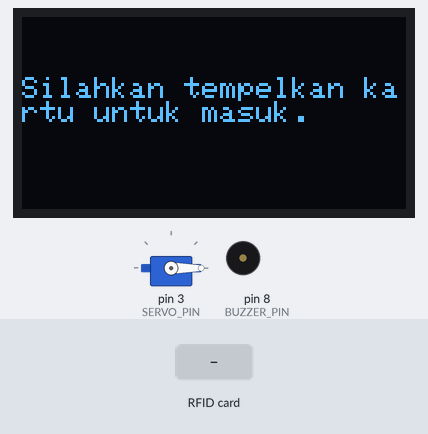
Bench run of a sketch on a simulated Arduino Uno, built with avr-gcc and run on an emulated ATmega328P. Parts: servo, 128×64 one-colour display, buzzer (waves = sounding, pin HIGH). The test bench sets the inputs (shaded band). Pins used as bus, display or sensor lines are not drawn; what the sketch prints to the serial monitor is not drawn.

Above: at 5.6 s.
5.7 s: RFID card B3 7B B2 4F held to the reader
At 7.2 s:
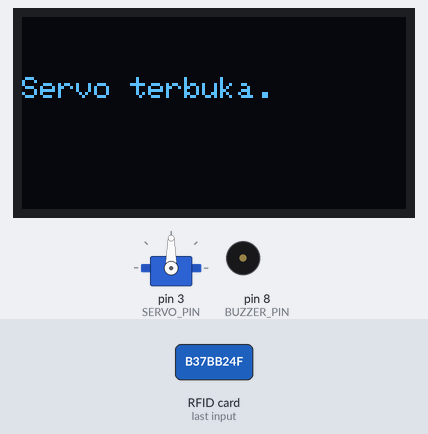
8.1 s: RFID card 5E 7A 19 C4 held to the reader
At 10.1 s:
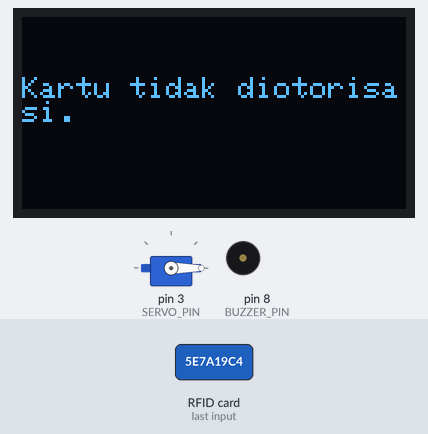
10.4 s: RFID card 5E 7A 19 C4 held to the reader
At 10.5 s:
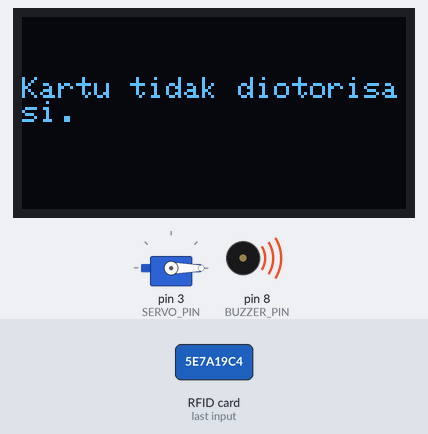
Timing chart, 0 to 13.4 s (numbered marks = the images above; inputs shaded):
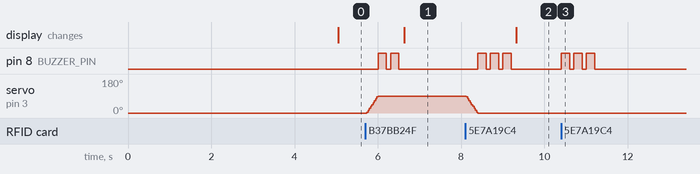

The sketch:

Rfid_Doorlock_V2.ino
```cpp
#include <Wire.h>
#include <Adafruit_GFX.h>
#include <Adafruit_SSD1306.h>
#include <Servo.h>
#include <SPI.h>
#include <MFRC522.h>

#define SCREEN_WIDTH 128 // OLED display width, in pixels
#define SCREEN_HEIGHT 64 // OLED display height, in pixels
#define OLED_RESET -1 // Reset pin for OLED (not used in this case)

Adafruit_SSD1306 display(SCREEN_WIDTH, SCREEN_HEIGHT, &Wire, OLED_RESET);

#define SS_PIN 10 // Pin for Slave Select on RFID
#define RST_PIN 9 // Pin for Reset on RFID
#define SERVO_PIN 3 // Pin for servo
#define BUZZER_PIN 8 // Pin for buzzer

Servo myServo; // Servo object
MFRC522 mfrc522(SS_PIN, RST_PIN);  // Create RFID instance

// Authorized UID
byte authorizedUID[] = {0xB3, 0x7B, 0xB2, 0x4F}; // Replace with your authorized UID

bool isServoOpen = false; // Status to track if servo is open or closed
unsigned long notificationTimer = 0; // Timer to clear notification after a delay
unsigned long lastActivity = 0; // Timer to track last activity (card scan)

void setup() {
  Serial.begin(9600);  // Initialize serial communication
  SPI.begin();         // Initialize SPI
  mfrc522.PCD_Init();  // Initialize RFID
  myServo.attach(SERVO_PIN); // Attach servo to pin
  myServo.write(0); // Servo in closed position (0 degrees)
  pinMode(BUZZER_PIN, OUTPUT); // Set buzzer pin as output
  display.begin(SSD1306_SWITCHCAPVCC, 0x3C); // Initialize OLED display
  display.clearDisplay(); // Clear OLED display
  display.setTextSize(1);
  display.setTextColor(WHITE);
  display.setCursor(0, 10);
  display.println("Scan kartu RFID untuk membuka/tutup servo.");
  display.display();
}

void loop() {
  // Check if a card is present
  if (!mfrc522.PICC_IsNewCardPresent()) {
    // If no card is present, check if 5 seconds have passed since last activity
    if (millis() - lastActivity > 5000) {
      display.clearDisplay();
      display.setCursor(0, 20);
      display.println("Silahkan tempelkan kartu untuk masuk.");
      display.display();
    }
    return;
  }

  // Check if the card can be read
  if (!mfrc522.PICC_ReadCardSerial()) {
    return;
  }

  // Compare the scanned UID with the authorized UID
  if (checkUID()) {
    if (isServoOpen) {
      Serial.println("Menutup servo...");
      tutupServo(); // Close servo if it's open
      buzzerBeep(1); // Buzzer beeps 1 time for closing
      display.clearDisplay(); // Clear OLED display
      display.setCursor(0, 20);
      display.println("Servo tertutup.");
      display.display();
      notificationTimer = millis(); // Set timer to clear notification
    } else {
      Serial.println("Membuka servo...");
      bukaServo(); // Open servo if it's closed
      buzzerBeep(2); // Buzzer beeps 2 times for opening
      display.clearDisplay(); // Clear OLED display
      display.setCursor(0, 20);
      display.println("Servo terbuka.");
      display.display();
      notificationTimer = millis(); // Set timer to clear notification
    }
    isServoOpen = !isServoOpen; // Toggle servo status (open/closed)
    delay(1000); // Avoid multiple scans with a delay
  } else {
    if (isServoOpen) {
      Serial.println("Kartu tidak diotorisasi. Menutup servo...");
      tutupServo(); // Close servo if card is not authorized
      buzzerBeep(3); // Buzzer beeps 3 times for unauthorized card
      display.clearDisplay(); // Clear OLED display
      display.setCursor(0, 20);
      display.println("Kartu tidak diotorisasi.");
      display.display();
      notificationTimer = millis(); // Set timer to clear notification
      isServoOpen = false; // Update servo status to closed
    } else {
      Serial.println("Kartu tidak diotorisasi.");
      buzzerBeep(3); // Buzzer beeps 3 times for unauthorized card
      display.clearDisplay(); // Clear OLED display
      display.setCursor(0, 20);
      display.println("Kartu tidak diotorisasi.");
      display.display();
      notificationTimer = millis(); // Set timer to clear notification
    }
  }

  // Clear notification after a delay
  if (millis() - notificationTimer > 2000) {
    display.clearDisplay();
    display.display();
  }

  // Halt communication with the card
  mfrc522.PICC_HaltA();

  // Update last activity timer
  lastActivity = millis();
}

bool checkUID() {
  for (byte i = 0; i < 4; i++) {
    if (mfrc522.uid.uidByte[i] != authorizedUID[i]) {
      return false;
    }
  }
  return true;
}

void bukaServo() {
  // Smooth movement to open servo from 0 degrees to 90 degrees
  for (int pos = 0; pos <= 90; pos += 5) { // Increment by 5 degrees
    myServo.write(pos);  // Move servo to position "pos"
    delay(15);           // Short delay for smoother movement
  }
}

void tutupServo() {
  // Smooth movement to close servo from 90 degrees to 0 degrees
  for (int pos = 90; pos >= 0; pos -= 5) { // Increment by 5 degrees
    myServo.write(pos);  // Move servo to position "pos"
    delay(15);           // Short delay for smoother movement
  }
}

// Function to make the buzzer beep
void buzzerBeep(int times) {
  for (int i = 0; i < times; i++) {
    digitalWrite(BUZZER_PIN, HIGH); // Turn on buzzer
    delay(200); // Duration of buzzer tone
    digitalWrite(BUZZER_PIN, LOW);  // Turn off buzzer
    delay(100); // Delay between beeps
  }
}
```

Measured:
- after the input at 5.7 s, pin 8 (BUZZER_PIN): alternates HIGH for 0.20 s and LOW for 0.10 s, 4 changes in all, then stays LOW, starting after 0.31 s; servo on pin 3 (SERVO_PIN): moves from 0° to 90° over 0.27 s, starting at once; the display: changes after 0.93 s (image 1)
- after the input at 8.1 s, pin 8 (BUZZER_PIN): alternates HIGH for 0.20 s and LOW for 0.10 s, 6 changes in all, then stays LOW, starting after 0.30 s; servo on pin 3 (SERVO_PIN): moves from 90° to 0° over 0.27 s, starting at once; the display: changes after 1.2 s (image 2)
- after the input at 10.4 s, pin 8 (BUZZER_PIN): alternates HIGH for 0.20 s and LOW for 0.10 s, 6 changes in all, then stays LOW, starting at once
